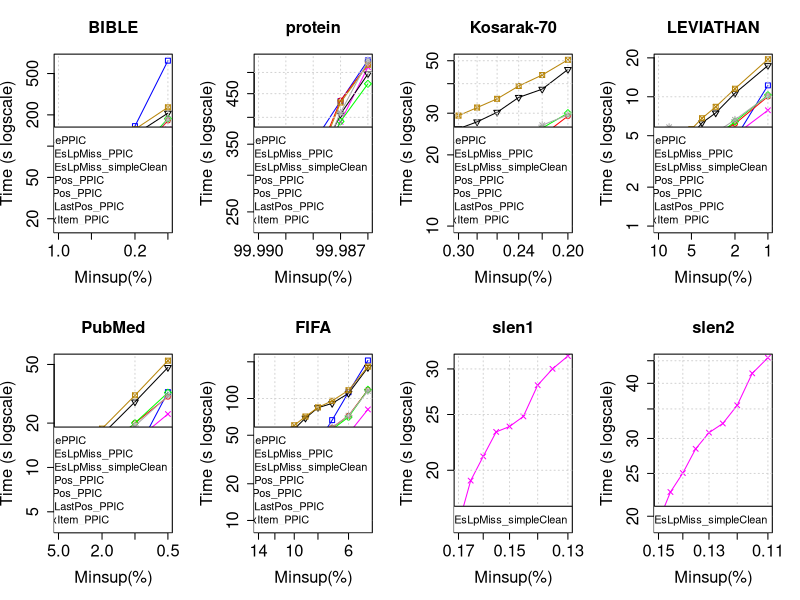

This chart was generated by the following R code:
tiff("UltimateComparisonPPIC.png", width=18, height=9, units='in', res=120)
par(mfrow=c(2,4), cex.lab=1.5, cex.axis=1.5, cex.main=1.5, cex.sub=1.5)

#BIBLE
#DATA
x <- c(0.01, 0.009, 0.008, 0.007, 0.006, 0.005, 0.004, 0.003, 0.002, 0.001)*100

zero <- c(18850, 18071, 17611, 19872, 23860, 33086, 44031, 64446, 155871, 664830)/1000
one <- c(28247, 23874, 27147, 28035, 30995, 37511, 43290, 55725, 77181, 176405)/1000
two <- c(28351, 20613, 21988, 21630, 25407, 28760, 34332, 42121, 59129, 144700)/1000
three <- c(37337, 32697, 27970, 30373, 32682, 40591, 48069, 60031, 83409, 183919)/1000
four <- c(38116, 36789, 38283, 40639, 46390, 55533, 64153, 80930, 129417, 207934)/1000
five <- c(47368, 43620, 45367, 49363, 52340, 60683, 71579, 91719, 145451, 236287)/1000
six <- c(25468, 25299, 27646, 28716, 32508, 37824, 46734, 54019, 76390, 181579)/1000

#PLOT
plot(x, zero, log = "xy", type="o", pch=0, xlab="Minsup(%)",ylab="Time (s logscale)", col="blue", xlim = rev(range(x)), ylim=c(17, 664))
lines(x, one, col="red", type="o", pch=1)
lines(x, two, col="magenta", type="o", pch=4)
lines(x, three, col="green", type="o", pch=5)
lines(x, four, col="black", type="o", pch=6)
lines(x, five, col="darkgoldenrod", type="o", pch=7)
lines(x, six, col="darkgrey", type="o", pch=8)
title(main="BIBLE", cex.lab=1.5, cex.axis=1.5, cex.main=1.5, cex.sub=1.5)
grid()
legend("bottomright", legend=c("BasePPIC", "MmEsLpMiss_PPIC", "MmEsLpMiss_simpleClean", "firstPos_PPIC", "lastPos_PPIC", "firstLastPos_PPIC", "MaxItem_PPIC"), lty=c(1,1),lwd=c(2,2), col=c("blue", "red", "magenta", "green", "black", "darkgoldenrod", "darkgrey"), cex = 1)

#protein
#DATA
x <- c(0.9999, 0.99988, 0.99987, 0.99986)*100

zero <- c(273254, 352139, 433728, 530863)/1000
one <- c(246882, 312195, 434838, 520212)/1000
two <- c(236981, 298804, 391152, 513338)/1000
three <- c(233953, 297675, 391983, 472554)/1000
four <- c(235901, 303927, 406530, 496255)/1000
five <- c(240123, 306535, 430516, 519567)/1000
six <- c(234200, 300092, 409706, 529295)/1000

#PLOT
plot(x, zero, log = "xy", type="o", pch=0, xlab="Minsup(%)",ylab="Time (s logscale)", col="blue", xlim = rev(range(x)), ylim=c(233, 530))
lines(x, one, col="red", type="o", pch=1)
lines(x, two, col="magenta", type="o", pch=4)
lines(x, three, col="green", type="o", pch=5)
lines(x, four, col="black", type="o", pch=6)
lines(x, five, col="darkgoldenrod", type="o", pch=7)
lines(x, six, col="darkgrey", type="o", pch=8)
title(main="protein", cex.lab=1.5, cex.axis=1.5, cex.main=1.5, cex.sub=1.5)
grid()
legend("bottomright", legend=c("BasePPIC", "MmEsLpMiss_PPIC", "MmEsLpMiss_simpleClean", "firstPos_PPIC", "lastPos_PPIC", "firstLastPos_PPIC", "MaxItem_PPIC"), lty=c(1,1),lwd=c(2,2), col=c("blue", "red", "magenta", "green", "black", "darkgoldenrod", "darkgrey"), cex = 1)

#Kosarak-70
#DATA
x <- c(0.003, 0.0028, 0.0026, 0.0024, 0.0022, 0.002)*100

zero <- c(10677, 11312, 11903, 13425, 14473, 15247)/1000
one <- c(18246, 18937, 20654, 21961, 24087, 29184)/1000
two <- c(16207, 16695, 17845, 19250, 21191, 24124)/1000
three <- c(19159, 20027, 21617, 23328, 25965, 30033)/1000
four <- c(25797, 27586, 30275, 34992, 37916, 45927)/1000
five <- c(29304, 31698, 34518, 39096, 43527, 50453)/1000
six <- c(19974, 19864, 23642, 23174, 26705, 29502)/1000

#PLOT
plot(x, zero, log = "xy", type="o", pch=0, xlab="Minsup(%)",ylab="Time (s logscale)", col="blue", xlim = rev(range(x)), ylim=c(10, 50))
lines(x, one, col="red", type="o", pch=1)
lines(x, two, col="magenta", type="o", pch=4)
lines(x, three, col="green", type="o", pch=5)
lines(x, four, col="black", type="o", pch=6)
lines(x, five, col="darkgoldenrod", type="o", pch=7)
lines(x, six, col="darkgrey", type="o", pch=8)
title(main="Kosarak-70", cex.lab=1.5, cex.axis=1.5, cex.main=1.5, cex.sub=1.5)
grid()
legend("bottomright", legend=c("BasePPIC", "MmEsLpMiss_PPIC", "MmEsLpMiss_simpleClean", "firstPos_PPIC", "lastPos_PPIC", "firstLastPos_PPIC", "MaxItem_PPIC"), lty=c(1,1),lwd=c(2,2), col=c("blue", "red", "magenta", "green", "black", "darkgoldenrod", "darkgrey"), cex = 1)

#LEVIATHAN
#DATA
x <- c(0.1, 0.09, 0.08, 0.07, 0.06, 0.05, 0.04, 0.03, 0.02, 0.01)*100

zero <- c(1729, 1793, 1857, 1919, 2077, 2306, 2672, 3117, 4718, 12253)/1000
one <- c(3170, 2933, 3398, 4253, 3470, 3782, 4780, 5159, 6189, 10052)/1000
two <- c(2746, 2609, 2725, 2889, 3212, 3208, 3636, 4063, 5061, 7866)/1000
three <- c(2932, 2806, 3000, 3212, 4023, 3833, 4207, 4933, 6428, 10305)/1000
four <- c(3312, 3562, 3634, 4135, 4491, 5009, 6289, 7502, 10645, 17440)/1000
five <- c(4143, 3796, 3990, 4555, 4970, 5620, 6821, 8364, 11543, 19496)/1000
six <- c(3256, 3298, 5815, 3512, 3780, 4144, 4528, 5296, 6635, 10178)/1000

#PLOT
plot(x, zero, log = "xy", type="o", pch=0, xlab="Minsup(%)",ylab="Time (s logscale)", col="blue", xlim = rev(range(x)), ylim=c(1, 19))
lines(x, one, col="red", type="o", pch=1)
lines(x, two, col="magenta", type="o", pch=4)
lines(x, three, col="green", type="o", pch=5)
lines(x, four, col="black", type="o", pch=6)
lines(x, five, col="darkgoldenrod", type="o", pch=7)
lines(x, six, col="darkgrey", type="o", pch=8)
title(main="LEVIATHAN", cex.lab=1.5, cex.axis=1.5, cex.main=1.5, cex.sub=1.5)
grid()
legend("bottomright", legend=c("BasePPIC", "MmEsLpMiss_PPIC", "MmEsLpMiss_simpleClean", "firstPos_PPIC", "lastPos_PPIC", "firstLastPos_PPIC", "MaxItem_PPIC"), lty=c(1,1),lwd=c(2,2), col=c("blue", "red", "magenta", "green", "black", "darkgoldenrod", "darkgrey"), cex = 1)

#PubMed
#DATA
x <- c(0.05, 0.04, 0.03, 0.02, 0.01, 0.005)*100

zero <- c(4767, 5261, 6040, 7894, 12184, 32451)/1000
one <- c(9556, 10489, 10974, 12881, 20003, 30201)/1000
two <- c(8387, 8745, 9591, 10901, 15052, 23029)/1000
three <- c(8972, 9745, 10642, 12941, 20040, 32171)/1000
four <- c(10259, 11391, 12983, 16680, 27852, 47720)/1000
five <- c(11880, 13242, 14432, 18345, 30869, 53054)/1000
six <- c(9662, 11067, 11082, 13114, 19144, 30595)/1000

#PLOT
plot(x, zero, log = "xy", type="o", pch=0, xlab="Minsup(%)",ylab="Time (s logscale)", col="blue", xlim = rev(range(x)), ylim=c(4, 53))
lines(x, one, col="red", type="o", pch=1)
lines(x, two, col="magenta", type="o", pch=4)
lines(x, three, col="green", type="o", pch=5)
lines(x, four, col="black", type="o", pch=6)
lines(x, five, col="darkgoldenrod", type="o", pch=7)
lines(x, six, col="darkgrey", type="o", pch=8)
title(main="PubMed", cex.lab=1.5, cex.axis=1.5, cex.main=1.5, cex.sub=1.5)
grid()
legend("bottomright", legend=c("BasePPIC", "MmEsLpMiss_PPIC", "MmEsLpMiss_simpleClean", "firstPos_PPIC", "lastPos_PPIC", "firstLastPos_PPIC", "MaxItem_PPIC"), lty=c(1,1),lwd=c(2,2), col=c("blue", "red", "magenta", "green", "black", "darkgoldenrod", "darkgrey"), cex = 1)

#FIFA
#DATA
x <- c(0.14, 0.12, 0.1, 0.09, 0.08, 0.07, 0.06, 0.05)*100

zero <- c(9423, 13932, 21048, 31249, 43581, 66511, 112528, 204980)/1000
one <- c(26572, 28193, 35703, 44324, 48639, 57630, 72229, 117669)/1000
two <- c(21749, 23663, 28585, 31912, 36089, 41339, 51483, 81367)/1000
three <- c(26603, 28358, 35788, 41110, 47167, 55843, 70414, 117975)/1000
four <- c(40412, 44953, 56164, 69132, 84163, 91173, 110146, 179647)/1000
five <- c(44359, 47508, 60336, 71129, 84512, 95768, 116766, 182728)/1000
six <- c(28564, 29545, 36558, 41357, 47951, 57919, 72352, 115346)/1000

#PLOT
plot(x, zero, log = "xy", type="o", pch=0, xlab="Minsup(%)",ylab="Time (s logscale)", col="blue", xlim = rev(range(x)), ylim=c(9, 204))
lines(x, one, col="red", type="o", pch=1)
lines(x, two, col="magenta", type="o", pch=4)
lines(x, three, col="green", type="o", pch=5)
lines(x, four, col="black", type="o", pch=6)
lines(x, five, col="darkgoldenrod", type="o", pch=7)
lines(x, six, col="darkgrey", type="o", pch=8)
title(main="FIFA", cex.lab=1.5, cex.axis=1.5, cex.main=1.5, cex.sub=1.5)
grid()
legend("bottomright", legend=c("BasePPIC", "MmEsLpMiss_PPIC", "MmEsLpMiss_simpleClean", "firstPos_PPIC", "lastPos_PPIC", "firstLastPos_PPIC", "MaxItem_PPIC"), lty=c(1,1),lwd=c(2,2), col=c("blue", "red", "magenta", "green", "black", "darkgoldenrod", "darkgrey"), cex = 1)

#slen1
#DATA
x <- c(0.0017, 0.00165, 0.0016, 0.00155, 0.0015, 0.00145, 0.0014, 0.00135, 0.0013)*100

two <- c(16109, 19190, 21142, 23318, 23831, 24810, 28111, 30013, 31588)/1000

#PLOT
plot(x, two, log = "xy", type="o", pch=4, xlab="Minsup(%)",ylab="Time (s logscale)", col="magenta", xlim = rev(range(x)), ylim=c(16, 31))
title(main="slen1", cex.lab=1.5, cex.axis=1.5, cex.main=1.5, cex.sub=1.5)
grid()
legend("bottomright", legend=c("MmEsLpMiss_simpleClean"), lty=c(1,1),lwd=c(2,2), col=c("magenta"), cex = 1)

#slen2
#DATA
x <- c(0.0015, 0.00145, 0.0014, 0.00135, 0.0013, 0.00125, 0.0012, 0.00115, 0.0011)*100

two <- c(19480, 22694, 25047, 28425, 30926, 32442, 35665, 42130, 45709)/1000

#PLOT
plot(x, two, log = "xy", type="o", pch=4, xlab="Minsup(%)",ylab="Time (s logscale)", col="magenta", xlim = rev(range(x)), ylim=c(19, 45))
title(main="slen2", cex.lab=1.5, cex.axis=1.5, cex.main=1.5, cex.sub=1.5)
grid()
legend("bottomright", legend=c("MmEsLpMiss_simpleClean"), lty=c(1,1),lwd=c(2,2), col=c("magenta"), cex = 1)

dev.off()
